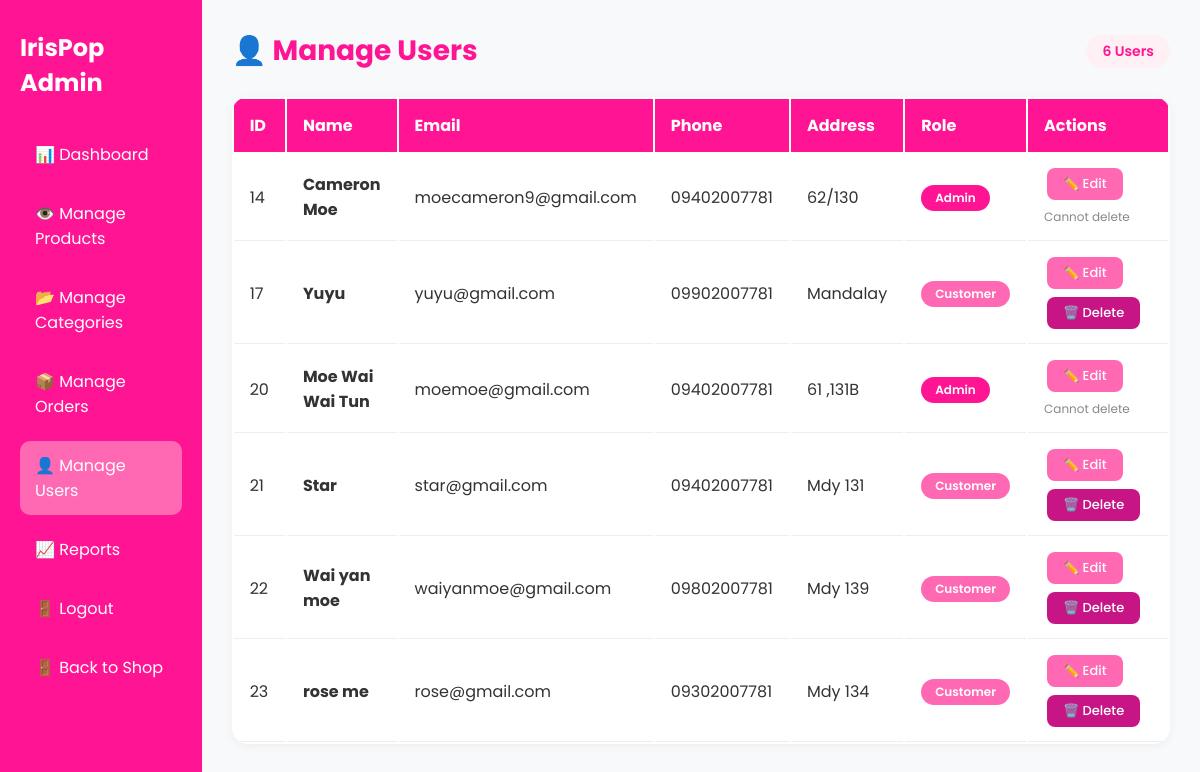
Screenshot of /admin/users.php (signed in) with the database file from the repository.
### tables this page shows
CREATE TABLE `users` (
  `userID` int(11) NOT NULL,
  `name` varchar(100) NOT NULL,
  `email` varchar(100) NOT NULL,
  `password` varchar(255) NOT NULL,
  `address` text DEFAULT NULL,
  `phoneNumber` varchar(20) DEFAULT NULL,
  `role` enum('customer','admin') DEFAULT 'customer',
  `created_at` timestamp NOT NULL DEFAULT current_timestamp()
);

### admin/crud.php (called while the page is built, shortened)
<?php
function getAllUsers($conn) {
    $result = $conn->query("SELECT * FROM users ORDER BY userID");
    return $result;
}
?>

### admin/users.php (the view, shortened to what this page needs)
<?php
require_once '../config/database.php';
require_once 'crud.php';
$users = getAllUsers($conn);
?>
<!DOCTYPE html>
<html lang="en">
<head>
    <link rel="stylesheet" href="../public/assets/css/style.css">
    <link rel="stylesheet" href="../public/assets/css/category.css">
</head>
<body>
    <div class="admin-container">
        <div class="admin-sidebar">
            <h2>IrisPop Admin</h2>
            <a href="dashboard.php">📊 Dashboard</a>
            <a href="adminproducts.php">👁️ Manage Products</a>
            <a href="category.php">📂 Manage Categories</a>
            <a href="orders.php">📦 Manage Orders</a>
            <a href="users.php" class="active">👤 Manage Users</a>
            <a href="reports.php">📈 Reports</a>
            <a href="../src/Views/logout.php">🚪 Logout</a>
            <a href="../src/Views/index.php">🚪 Back to Shop</a>
        </div>
        <div class="admin-content">
            <div class="page-header">
                <h1>👤 Manage Users</h1>
                <span class="badge"><?php echo $users->num_rows; ?> Users</span>
            </div>
            <table class="admin-table">
                <thead>
                    <tr>
                        <th>ID</th>
                        <th>Name</th>
                        <th>Email</th>
                        <th>Phone</th>
                        <th>Address</th>
                        <th>Role</th>
                        <th>Actions</th>
                    </tr>
                </thead>
                <tbody>
                    <?php if ($users && $users->num_rows > 0): ?>
                        <?php while ($row = $users->fetch_assoc()): ?>
                            <?php $roleClass = $row['role'] === 'admin' ? 'role-admin' : 'role-customer'; ?>
                            <tr>
                                <td><?php echo $row['userID']; ?></td>
                                <td><strong><?php echo htmlspecialchars($row['name']); ?></strong></td>
                                <td><?php echo htmlspecialchars($row['email']); ?></td>
                                <td><?php echo htmlspecialchars($row['phoneNumber'] ?? '-'); ?></td>
                                <td><?php echo htmlspecialchars($row['address'] ?? '-'); ?></td>
                                <td>
                                    <span class="role-badge <?php echo $roleClass; ?>">
                                        <?php echo ucfirst($row['role']); ?>
                                    </span>
                                </td>
                                <td>
                                    <div class="action-buttons">
                                        <button class="edit-btn" onclick="openModal('<?php echo $row['userID']; ?>', '<?php echo htmlspecialchars($row['name']); ?>', '<?php echo htmlspecialchars($row['email']); ?>', '<?php echo htmlspecialchars($row['phoneNumber']); ?>', '<?php echo htmlspecialchars($row['address']); ?>', '<?php echo $row['role']; ?>')">✏️ Edit</button>
                                        <?php if ($row['role'] !== 'admin'): ?>
                                            <a href="users.php?delete=<?php echo $row['userID']; ?>" class="delete-btn" onclick="return confirm('Are you sure?')">🗑️ Delete</a>
                                        <?php else: ?>
                                            <span style="color:#888; font-size:12px;">Cannot delete</span>
                                        <?php endif; ?>
                                    </div>
                                </td>
                            </tr>
                        <?php endwhile; ?>
                    <?php else: ?>
                        <tr>
                            <td colspan="7" class="no-data">No users found.</td>
                        </tr>
                    <?php endif; ?>
                </tbody>
            </table>
        </div>
    </div>
</body>
</html>

### public/assets/css/style.css (style rules this page uses)
* { margin: 0; padding: 0; box-sizing: border-box; }
body { font-family: 'Poppins', 'Segoe UI', Tahoma, Geneva, Verdana, sans-serif; background-color: #FFFFFF; color: #C71585; overflow-x: hidden; }
.admin-container { display: flex; min-height: 100vh; }
.admin-sidebar { width: 260px; background: #FF1493; padding: 30px 20px; }
.admin-sidebar h2 { color: white; margin-bottom: 30px; }
.admin-sidebar a { display: block; color: white; text-decoration: none; padding: 12px 15px; margin-bottom: 10px; border-radius: 10px; transition: 0.3s; }
.admin-sidebar a:hover, .admin-sidebar a.active { background: #FF69B4; }
.admin-content { flex: 1; padding: 30px; background: #F8F9FA; }
.admin-table { width: 100%; background: white; border-radius: 16px; overflow: hidden; box-shadow: 0 2px 10px rgba(0,0,0,0.05); }
.admin-table th { background: #FF1493; color: white; padding: 12px; text-align: left; }
.admin-table td { padding: 12px; border-bottom: 1px solid #EEE; }
.edit-btn, .delete-btn { padding: 5px 12px; border: none; border-radius: 8px; cursor: pointer; margin: 0 3px; }
.edit-btn { background: #FF69B4; color: white; }
.delete-btn { background: #C71585; color: white; }
.page-header { display: flex; justify-content: space-between; align-items: center; margin-bottom: 25px; }
.page-header h1 { color: #FF1493; font-size: 28px; }
.badge { background: #FFF0F5; color: #FF1493; padding: 6px 16px; border-radius: 20px; font-size: 14px; font-weight: 600; }
.action-buttons { display: flex; gap: 8px; align-items: center; flex-wrap: wrap; }
.action-buttons .edit-btn, .action-buttons .delete-btn { padding: 6px 16px; border: none; border-radius: 8px; cursor: pointer; font-size: 13px; font-weight: 500; font-family: 'Poppins', sans-serif; transition: all 0.3s; text-decoration: none; display: inline-block; text-align: center; min-width: 60px; }
.action-buttons .edit-btn { background: #FF69B4; color: white; }
.action-buttons .delete-btn { background: #C71585; color: white; }
.admin-table td:last-child { min-width: 140px; }
.role-badge { padding: 4px 14px; border-radius: 20px; font-size: 12px; font-weight: 600; display: inline-block; }
.role-admin { background: #FF1493; color: white; }
.role-customer { background: #FF69B4; color: white; }

### public/assets/css/category.css (style rules this page uses)
.admin-content { padding: 30px; background: #F8F9FA; flex: 1; }
.page-header { display: flex; justify-content: space-between; align-items: center; margin-bottom: 25px; }
.page-header h1 { color: #FF1493; font-size: 28px; }
.admin-table { width: 100%; background: white; border-radius: 16px; overflow: hidden; box-shadow: 0 2px 10px rgba(0, 0, 0, 0.05); }
.admin-table th { background: #FF1493; color: white; padding: 14px 16px; text-align: left; white-space: nowrap; overflow: hidden; }
.admin-table td { padding: 14px 16px; border-bottom: 1px solid #eee; }
.admin-table .edit-btn { background: #FF69B4; color: white; border: none; padding: 6px 14px; border-radius: 8px; cursor: pointer; }
.admin-table .delete-btn { background: #C71585; color: white; border: none; padding: 6px 14px; border-radius: 8px; cursor: pointer; text-decoration: none; }

### admin/users.php (style rules this page uses)
.admin-content { padding: 30px; background: #F8F9FA; flex: 1; }
.page-header { display: flex; justify-content: space-between; align-items: center; margin-bottom: 25px; }
.page-header h1 { color: #FF1493; font-size: 28px; }
.badge { background: #FFF0F5; color: #FF1493; padding: 6px 16px; border-radius: 20px; font-size: 14px; font-weight: 600; }
.admin-table { width: 100%; background: white; border-radius: 16px; overflow: hidden; box-shadow: 0 2px 10px rgba(0,0,0,0.05); }
.admin-table th { background: #FF1493; color: white; padding: 14px 16px; text-align: left; }
.admin-table td { padding: 14px 16px; border-bottom: 1px solid #eee; color: #333; }
.role-badge { padding: 4px 14px; border-radius: 20px; font-size: 12px; font-weight: 600; display: inline-block; }
.role-admin { background: #FF1493; color: white; }
.role-customer { background: #FF69B4; color: white; }
.action-buttons { display: flex; gap: 8px; align-items: center; flex-wrap: wrap; }
.action-buttons .edit-btn, .action-buttons .delete-btn { padding: 6px 16px; border: none; border-radius: 8px; cursor: pointer; font-size: 13px; font-weight: 500; font-family: 'Poppins', sans-serif; transition: all 0.3s; text-decoration: none; display: inline-block; text-align: center; min-width: 70px; }
.action-buttons .edit-btn { background: #FF69B4; color: white; }
.action-buttons .delete-btn { background: #C71585; color: white; }

### rows the page displays
users: userID "14", name "Cameron Moe", email "moecameron9@gmail.com", phoneNumber "09402007781", address "62/130", role "Admin", shows "Cannot delete"
users: userID "17", name "Yuyu", email "yuyu@gmail.com", phoneNumber "09902007781", address "Mandalay", role "Customer"
users: userID "20", name "Moe Wai Wai Tun", email "moemoe@gmail.com", phoneNumber "09402007781", address "61 ,131B", role "Admin", shows "Cannot delete"
users: userID "21", name "Star", email "star@gmail.com", phoneNumber "09402007781", address "Mdy 131", role "Customer"
users: userID "22", name "Wai yan moe", email "waiyanmoe@gmail.com", phoneNumber "09802007781", address "Mdy 139", role "Customer"
users: userID "23", name "rose me", email "rose@gmail.com", phoneNumber "09302007781", address "Mdy 134", role "Customer"

### other values shown
$users->num_rows "6"
